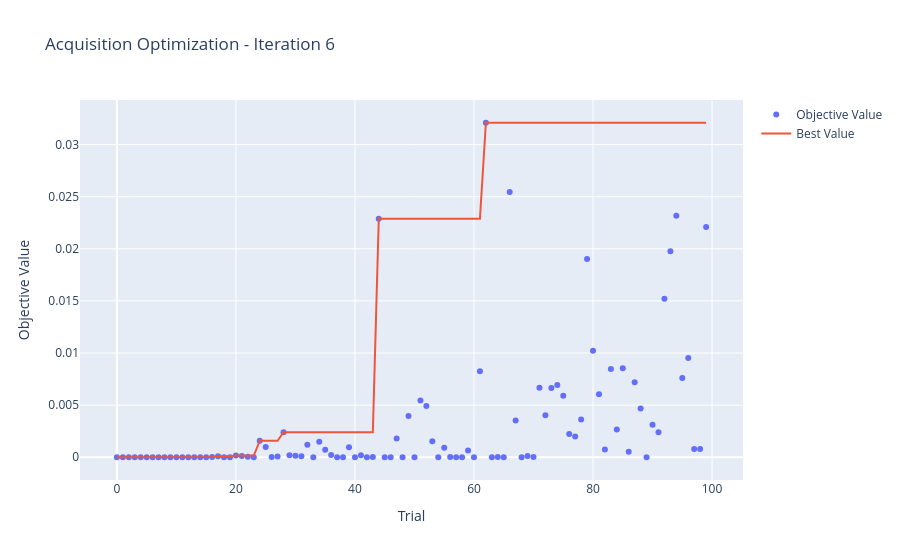

The code cell stored with this chart in its notebook:
### Markdown cell above
## Optuna Visualization Options

The Optuna-based optimizer exposes multiple visualization methods to analyze optimization behavior across both levels:
- **Acquisition Function Optimization**: How Optuna explores the GP's acquisition function landscape
- **Hyperparameter Optimization**: How Optuna adapts GP hyperparameters over iterations

Available plots:
1. **Optimization History** — Best value found over trials
2. **Parameter Importances** — Which parameters matter most
3. **Parallel Coordinates** — Parameter trade-offs and interactions
4. **Slice Plot** — Individual parameter impact on objective

### Code cell
# Visualization 1: Acquisition Function Optimization History
print("=" * 60)
print("ACQUISITION FUNCTION OPTIMIZATION ANALYSIS")
print("=" * 60)

# Plot optimization history for the most recent acquisition study
fig_acq_hist = optimizer_func7.plot_acquisition_optimization()
if fig_acq_hist:
    fig_acq_hist.show()
    print("\nShowing how Optuna's TPE sampler explores the acquisition function landscape")
